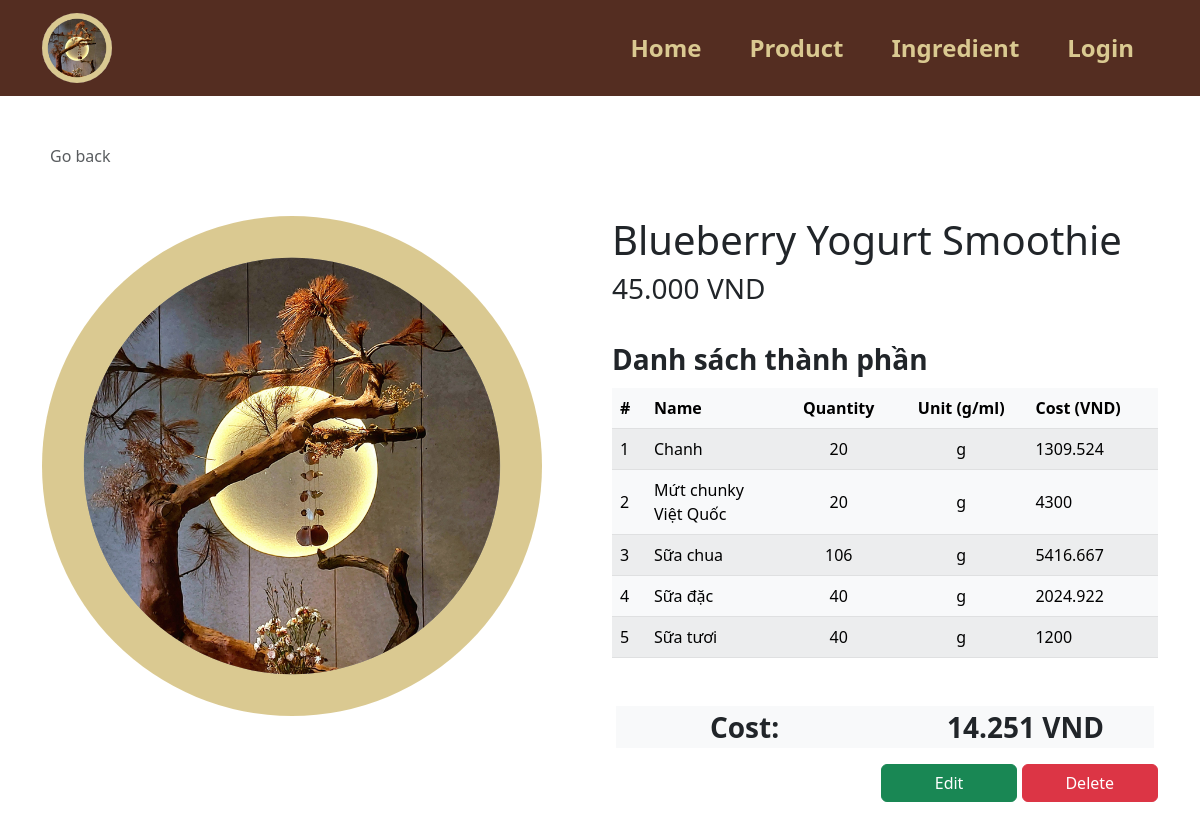
The page /product_view.php?p_id=185 on the database its author committed.
### tables this page shows
CREATE TABLE `product` (
  `p_id` int(100) NOT NULL COMMENT 'id sản phẩm',
  `p_name` varchar(255) NOT NULL COMMENT 'tên sản phẩm ',
  `p_price` int(255) NOT NULL COMMENT 'giá sản phẩm'
);

CREATE TABLE `ingredient` (
  `i_id` int(100) NOT NULL,
  `Product_p_id` int(255) NOT NULL,
  `Ingredient_defaut_id_id` int(100) NOT NULL,
  `i_quantity` int(100) NOT NULL,
  `i_unit` enum('g','ml') NOT NULL
);

CREATE TABLE `ingredient_defaut` (
  `id_id` int(100) NOT NULL COMMENT 'Gốc Id',
  `id_name` varchar(255) DEFAULT NULL COMMENT 'Gốc tên',
  `id_import_quantity` int(255) DEFAULT NULL COMMENT 'Gốc số lượng nhập',
  `id_unit` enum('g','ml') DEFAULT NULL COMMENT 'Gốc đơn vị',
  `id_import_price` int(255) DEFAULT NULL COMMENT 'Gốc giá nhập'
);

### product_view.php (the view, shortened to what this page needs)
<!DOCTYPE html>
<html lang="en">
<head>
    <?php
    include("head.php");
    include("conn_db.php");
    ?>
</head>
<body>
    <?php
    $cost = 0;
    include("header.php");
    $p_id = $_GET["p_id"];
    $query_product = "SELECT p.* FROM product p  WHERE p.p_id = {$p_id}  LIMIT 0,1";
    $result_product = $mysqli->query($query_product);
    $product_row = $result_product->fetch_array();
    ?>
    <div class="container pt-5" id="shop-body">
        <nav aria-label="breadcrumb">
            <a class="nav nav-item text-decoration-none text-muted mb-2" href="#" onclick="history.back();">
                <i class="bi bi-arrow-left-square me-2"></i>Go back
            </a>
        </nav>
        <div class="row row-cols-1 row-cols-md-2 mb-5 mt-5">
            <div class="col mb-3 mb-md-0 logo">
                <img src='img/logo.png' class="img-fluid rounded-25 float-start">
            </div>
            <div class="col text-wrap">
                <h1 class="">
                    <?php echo $product_row["p_name"] ?>
                </h1>
                <h3 class="">
                    <?php echo number_format($product_row["p_price"], 0, ',', '.'); ?> VND
                </h3>
                <br>
                <div class="mt-0">
                    <div class="fs-3 mb-2 fw-bold"> Danh sách thành phần</div>
                    <table class="table rounded-5 table-light table-striped table-hover align-middle caption-top mb-5">
                        <thead class="bg-light">
                            <tr>
                                <th scope="col-1">#</th>
                                <th scope="col-4">Name</th>
                                <th class="text-center" scope="col-4">Quantity</th>
                                <th class="text-center" scope="col">Unit (g/ml)</th>
                                <th scope="col">Cost (VND)</th>
                            </tr>
                        </thead>
                        <tbody>
                            <?php
                            $query_ingredient = "SELECT i.*, id.* FROM ingredient i, ingredient_defaut id  WHERE Product_p_id = {$p_id} AND id.id_id = Ingredient_defaut_id_id ORDER BY id_name ASC" ;
                            $result_ingredient = $mysqli->query($query_ingredient);
                            ?>
                            <?php $i = 1;
                            while ($ingredient_row = $result_ingredient->fetch_array()) { ?>
                                <tr>
                                    <td>
                                        <?php echo $i++; ?>
                                    </td>
                                    <td class="w-25">
                                        <?php echo $ingredient_row["id_name"]; ?>
                                    </td>
                                    <td class="text-center">
                                        <?php echo $ingredient_row["i_quantity"]; ?>
                                    </td>
                                    <td class="text-center">
                                        <?php echo $ingredient_row["i_unit"]; ?>
                                    </td>
                                    <td>
                                        <?php
                                            $cost += $ingredient_row["i_quantity"]*($ingredient_row["id_import_price"] / $ingredient_row["id_import_quantity"]);
                                            echo round($ingredient_row["i_quantity"]*($ingredient_row["id_import_price"] / $ingredient_row["id_import_quantity"]), 3);
                                        ?>
                                    </td>
                                </tr>
                            <?php } ?>
                        </tbody>
                    </table>
                    <div class="row bg-light mb-3 mx-1">
                        <div class="col fs-3 text-center ps-0 fw-bold">Cost:</div>
                        <div class="col fs-3 text-center pe-0 fw-bold"><?= number_format(round($cost,3), "0", ",", ".") ." VND"; ?></div>
                    </div>
                </div>
                <div class="form-amount text-end">
                    <a href="product_edit.php?p_id=<?= $p_id ?>" class="btn btn-success w-25" type="submit"
                        title="add to cart" name="addtocart">Edit</a>
                    <a href="product_delete.php?p_id=<?= $p_id ?>" class="btn btn-danger w-25" type="submit"
                        title="add to cart" name="addtocart">Delete</a>
                </div>
            </div>
        </div>
    </div>
</body>
</html>

### head.php (shortened to what this page needs)
<link href="https://cdn.jsdelivr.net/npm/bootstrap@5.3.0-alpha3/dist/css/bootstrap.min.css" rel="stylesheet">

### header.php (shortened to what this page needs)
<nav class="navbar navbar-expand-lg " style="background-color: #542D21;">
    <div class="container" style="background-color: #542D21;">
        <a class="navbar-brand" href="#">
            <img src="img/logo.png" class=" rounded-circle" alt="logo" width="70">
        </a>
        <div class="collapse navbar-collapse" id="navbarTogglerDemo01">
            <ul class="navbar-nav ms-auto mb-2 mb-lg-0">
                <li class="nav-item fw-bold fs-4 mx-3">
                    <a class="nav-link" style="color: #dac991" href="index.php">Home</a>
                </li>
                <li class="nav-item fw-bold fs-4 mx-3">
                    <a class="nav-link" style="color: #dac991" href="product.php">Product</a>
                </li>
                <li class="nav-item fw-bold fs-4 mx-3">
                    <a class="nav-link" style="color: #dac991" href="ingredient.php">Ingredient</a>
                </li>
                <li class="nav-item fw-bold fs-4 mx-3">
                    <a class="nav-link" style="color: #dac991" href="#">Login</a>
                </li>
            </ul>
        </div>
    </div>
</nav>

### rows shown on the page
product: p_name "Blueberry Yogurt Smoothie", p_price "45.000"
ingredient: Ingredient_defaut_id.id_name "Chanh", i_quantity "20", i_unit "g", i_quantity.id_import_quantity "1309.524"
ingredient: Ingredient_defaut_id.id_name "Mứt chunky Việt Quốc", i_quantity "20", i_unit "g", i_quantity.id_import_quantity "4300"
ingredient: Ingredient_defaut_id.id_name "Sữa chua", i_quantity "106", i_unit "g", i_quantity.id_import_quantity "5416.667"
ingredient: Ingredient_defaut_id.id_name "Sữa đặc", i_quantity "40", i_unit "g", i_quantity.id_import_quantity "2024.922"
ingredient: Ingredient_defaut_id.id_name "Sữa tươi", i_quantity "40", i_unit "g", i_quantity.id_import_quantity "1200"

### other values the page prints
$cost "14.251"
